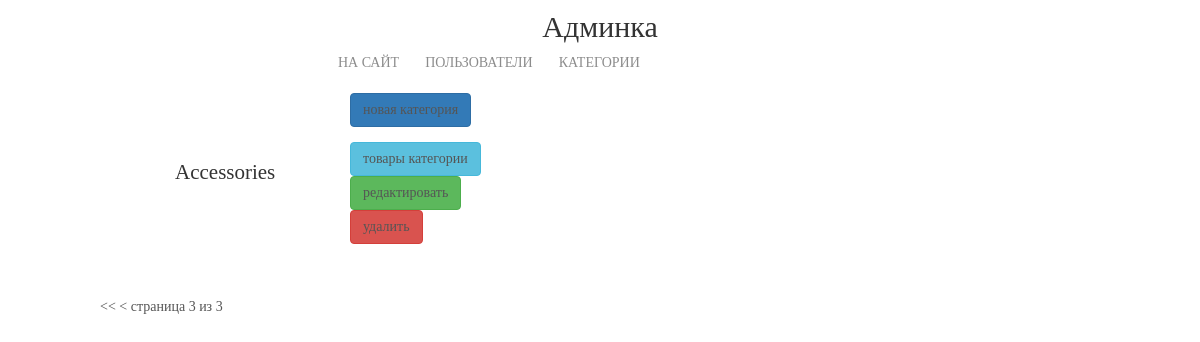
The page /my/admin/category/list/3/ (signed in) on the database as committed earlier.
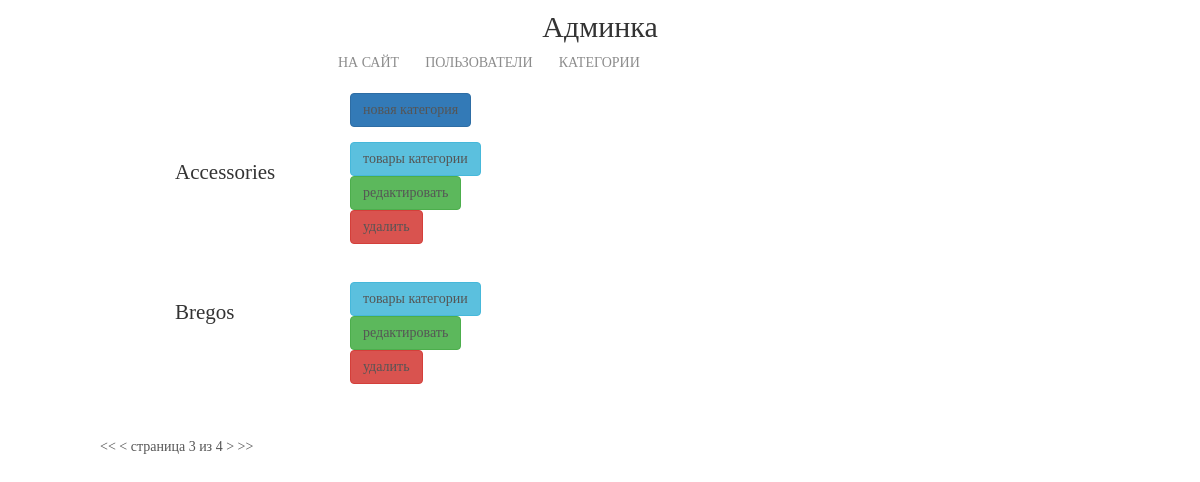
The same page on the database as committed later.
### mainapp/models.py (models this page shows, shortened)
class ProductCategory(models.Model):
    name = models.CharField('Название', max_length=128, unique=True)
    description = models.TextField('Описание', max_length=255, blank=True)
    is_active = models.BooleanField(default=True)
    created_at = models.DateTimeField('Дата создания', auto_now_add=True)

### adminapp/views.py (the view)
# urls.py: path('category/list/', adminapp.CategoriesListView.as_view(), name='categories'),
class CategoriesListView(SuperUserOnlyMixin, PageTitleMixin, ListView):
    model = ProductCategory
    page_title = 'Админка/категории'
    paginate_by = 2

### adminapp/views.py (called while the page is built)
    @method_decorator(user_passes_test(lambda x: x.is_superuser))
    def dispatch(self, request, *args, **kwargs):
        return super().dispatch(request, *args, **kwargs)

    def get_context_data(self, **kwargs):
        context = super().get_context_data(**kwargs)
        context['title'] = self.page_title
        return context

### adminapp/templates/mainapp/productcategory_list.html (shortened to what this page needs)
{% extends 'adminapp/base.html' %}
{% load static %}
{% block container %}
    <div class="categories_list">
        <a href="{% url 'my_admin:category_create' %}"
           class="btn btn-primary new_category">
            новая категория
        </a>
        {% for object in object_list %}
            <div class="category_record {% if not object.is_active %}not_active{% endif %}">
                <div class="category_name">
                    {{ object.name|title }}
                </div>
                <div class="category_actions">
                    <a href="{% url 'my_admin:category_products_list' object.pk %}"
                       class="btn btn-info">
                        товары категории
                    </a>
                    <a href="{% url 'my_admin:category_update' object.pk %}"
                       class="btn btn-success">
                        редактировать
                    </a>
                    <a href="{% url 'my_admin:category_delete' object.pk %}"
                       class="btn btn-danger">
                        удалить
                    </a>
                </div>
            </div>
        {% endfor %}
    </div>
    <div class="paginator">
            {% if page_obj.has_previous %}
                <a href="{% url 'my_admin:categories_pagination' 1 %}">
                    <<
                </a>
                <a href="{% url 'my_admin:categories_pagination' page_obj.previous_page_number %}">
                    <
                </a>
            {% endif %}
            <span class="current">страница {{ page_obj.number }} из {{ page_obj.paginator.num_pages }}</span>
            {% if page_obj.has_next %}
                <a href="{% url 'my_admin:categories_pagination' page_obj.next_page_number %}">
                    >
                </a>
                <a href="{% url 'my_admin:categories_pagination' page_obj.paginator.num_pages %}">
                    >>
                </a>
            {% endif %}
        </div>
{% endblock %}

Rows that differ between the two databases and show on the page:
added ProductCategory: name "Bregos"
Other text that changed with them:
{{ page_obj.paginator.num_pages }}: "3" → "4"
